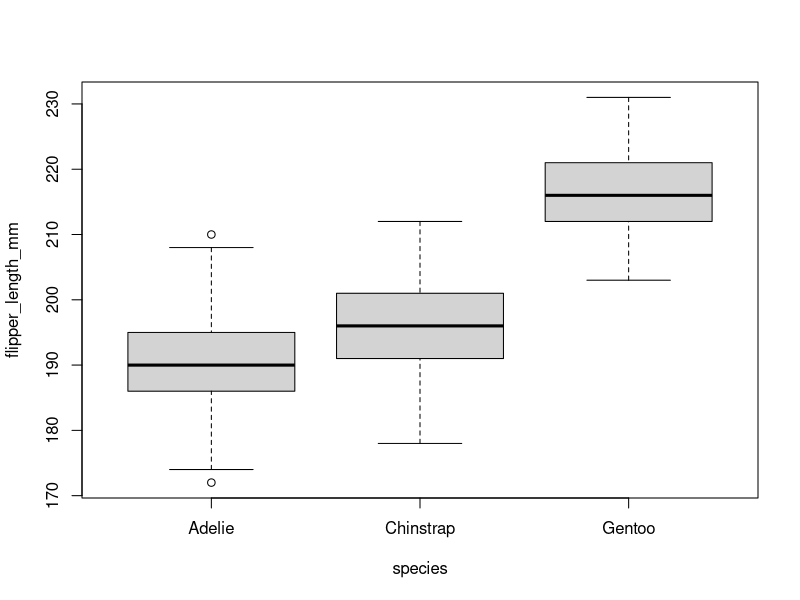
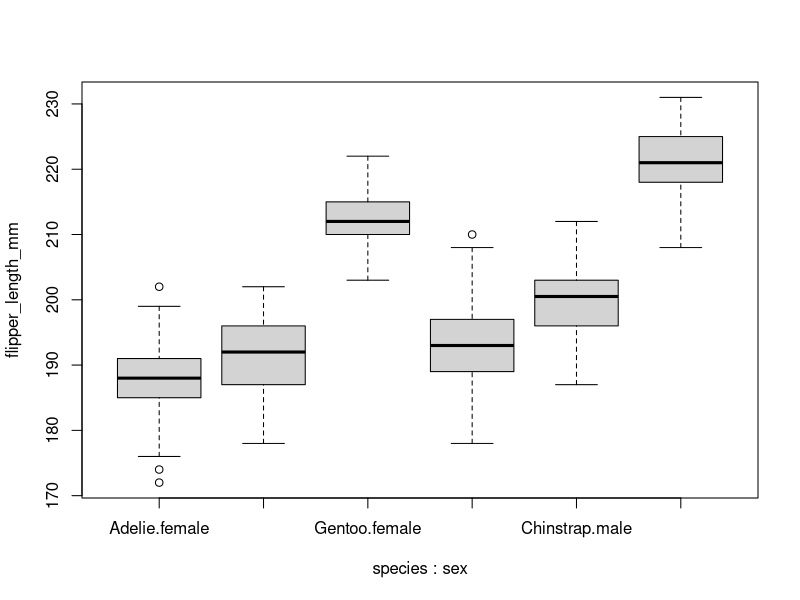

Here is the R script that generated these plots, in order:
#In Lab Aggregate Demo

require(palmerpenguins)

?aggregate()

aggregate(penguins$flipper_length_mm, list(penguins$species), FUN = mean, na.rm = TRUE)

#notation shortcut

aggregate(flipper_length_mm ~ species, data = penguins, FUN = mean, na.rm = TRUE)

#use notation with other things!

boxplot(flipper_length_mm ~ species, data = penguins)

#use notation and add another data column, sex

aggregate(flipper_length_mm ~ species + sex, data = penguins, FUN = mean, na.rm = TRUE)

boxplot(flipper_length_mm ~ species + sex, data = penguins)


#Calculate critical t-values

n = nrow(penguins)

#quantile function, and what values is after the 95% CI 



qt(0.975, n - 1)
qt(0.025, n - 1)

alpha = 0.05

qt(1 - alpha / 2, n - 1)
qt(alpha / 2, n - 1)






